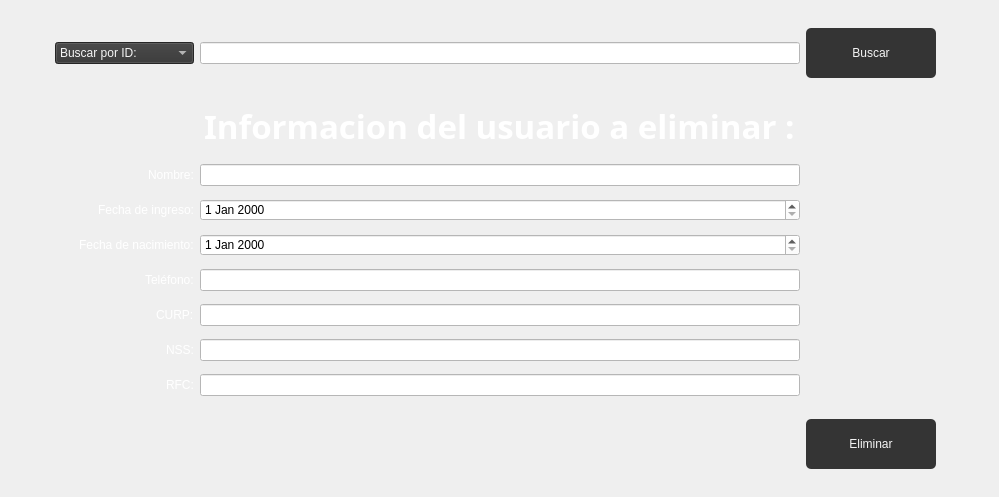
                    <widget class="QWidget" name="scrollAreaWidgetContents_7">
                     <property name="geometry">
                      <rect>
                       <x>0</x>
                       <y>0</y>
                       <width>999</width>
                       <height>497</height>
                      </rect>
                     </property>
                     <layout class="QGridLayout" name="gridLayout_65">
                      <item row="0" column="0" alignment="Qt::AlignRight">
                       <widget class="QComboBox" name="BuscarRegistradosCombobox_4">
                        <property name="contextMenuPolicy">
                         <enum>Qt::DefaultContextMenu</enum>
                        </property>
                        <property name="styleSheet">
                         <string notr="true">font: 63 20pt &quot;Bahnschrift SemiBold SemiConden&quot;;
border: .5px solid #e6b31e;
background-color: rgb(52, 52, 52);
color: whitesmoke;</string>
                        </property>
                        <item>
                         <property name="text">
                          <string>Buscar por ID:</string>
                         </property>
                        </item>
                        <item>
                         <property name="text">
                          <string>Buscar por Nombre:</string>
                         </property>
                        </item>
                        <item>
                         <property name="text">
                          <string/>
                         </property>
                        </item>
                       </widget>
                      </item>
                      <item row="0" column="1" alignment="Qt::AlignHCenter">
                       <widget class="QLineEdit" name="ID_BuscarEliminarPaciente_2">
                        <property name="minimumSize">
                         <size>
                          <width>600</width>
                          <height>0</height>
                         </size>
                        </property>
                        <property name="styleSheet">
                         <string notr="true">font: 63 20pt &quot;Bahnschrift SemiBold SemiConden&quot;;
background-color: rgb(255, 255, 255);
</string>
                        </property>
                       </widget>
                      </item>
                      <item row="0" column="2" alignment="Qt::AlignLeft">
                       <widget class="QPushButton" name="BuscarBotonEliminar_2">
                        <property name="minimumSize">
                         <size>
                          <width>130</width>
                          <height>70</height>
                         </size>
                        </property>
                        <property name="cursor">
                         <cursorShape>PointingHandCursor</cursorShape>
                        </property>
                        <property name="styleSheet">
                         <string notr="true">QPushButton{
	background-color: #343434;
	font: 87 14pt &quot;Arial Black&quot;;
	color: whitesmoke;
	border-radius: 5px;
	border: .5px solid #e6b31e;
	margin: 10 px;
	right-margin: 10px;
}

QPushButton:hover{
	background-color: #e6b31e;
	font: 87 14pt &quot;Arial Black&quot;;
	color: whitesmoke;
	border-radius: 5px;
	border: 1.5px solid #343434;
	margin: 10 px;
	right-margin: 10px;
}

</string>
                        </property>
                        <property name="text">
                         <string>Buscar</string>
                        </property>
                       </widget>
                      </item>
                      <item row="1" column="1" alignment="Qt::AlignHCenter">
                       <widget class="QLabel" name="label_66">
                        <property name="maximumSize">
                         <size>
                          <width>600</width>
                          <height>50</height>
                         </size>
                        </property>
                        <property name="palette">
                         <palette>
                          <active>
                           <colorrole role="WindowText">
                            <brush brushstyle="SolidPattern">
                             <color alpha="255">
                              <red>255</red>
                              <green>255</green>
                              <blue>255</blue>
                             </color>
                            </brush>
                           </colorrole>
                           <colorrole role="Button">
                            <brush brushstyle="SolidPattern">
                             <color alpha="255">
                              <red>35</red>
                              <green>31</green>
                              <blue>32</blue>
                             </color>
                            </brush>
                           </colorrole>
                           <colorrole role="Text">
                            <brush brushstyle="SolidPattern">
                             <color alpha="255">
                              <red>255</red>
                              <green>255</green>
                              <blue>255</blue>
                             </color>
                            </brush>
                           </colorrole>
                           <colorrole role="ButtonText">
                            <brush brushstyle="SolidPattern">
                             <color alpha="255">
                              <red>255</red>
                              <green>255</green>
                              <blue>255</blue>
                             </color>
                            </brush>
                           </colorrole>
                           <colorrole role="Base">
                            <brush brushstyle="SolidPattern">
                             <color alpha="255">
                              <red>35</red>
                              <green>31</green>
                              <blue>32</blue>
                             </color>
                            </brush>
                           </colorrole>
                           <colorrole role="Window">
                            <brush brushstyle="SolidPattern">
                             <color alpha="255">
                              <red>35</red>
                              <green>31</green>
                              <blue>32</blue>
                             </color>
                            </brush>
                           </colorrole>
                          </active>
                          <inactive>
                           <colorrole role="WindowText">
                            <brush brushstyle="SolidPattern">
                             <color alpha="255">
                              <red>255</red>
                              <green>255</green>
                              <blue>255</blue>
                             </color>
                            </brush>
                           </colorrole>
                           <colorrole role="Button">
                            <brush brushstyle="SolidPattern">
                             <color alpha="255">
                              <red>35</red>
                              <green>31</green>
                              <blue>32</blue>
                             </color>
                            </brush>
                           </colorrole>
                           <colorrole role="Text">
                            <brush brushstyle="SolidPattern">
                             <color alpha="255">
                              <red>255</red>
                              <green>255</green>
                              <blue>255</blue>
                             </color>
                            </brush>
                           </colorrole>
                           <colorrole role="ButtonText">
                            <brush brushstyle="SolidPattern">
                             <color alpha="255">
                              <red>255</red>
                              <green>255</green>
                              <blue>255</blue>
                             </color>
                            </brush>
                           </colorrole>
                           <colorrole role="Base">
                            <brush brushstyle="SolidPattern">
                             <color alpha="255">
                              <red>35</red>
                              <green>31</green>
                              <blue>32</blue>
                             </color>
                            </brush>
                           </colorrole>
                           <colorrole role="Window">
                            <brush brushstyle="SolidPattern">
                             <color alpha="255">
                              <red>35</red>
                              <green>31</green>
                              <blue>32</blue>
                             </color>
                            </brush>
                           </colorrole>
                          </inactive>
                          <disabled>
                           <colorrole role="WindowText">
                            <brush brushstyle="SolidPattern">
                             <color alpha="255">
                              <red>255</red>
                              <green>255</green>
                              <blue>255</blue>
                             </color>
                            </brush>
                           </colorrole>
                           <colorrole role="Button">
                            <brush brushstyle="SolidPattern">
                             <color alpha="255">
                              <red>35</red>
                              <green>31</green>
                              <blue>32</blue>
                             </color>
                            </brush>
                           </colorrole>
                           <colorrole role="Text">
                            <brush brushstyle="SolidPattern">
                             <color alpha="255">
                              <red>255</red>
                              <green>255</green>
                              <blue>255</blue>
                             </color>
                            </brush>
                           </colorrole>
                           <colorrole role="ButtonText">
                            <brush brushstyle="SolidPattern">
                             <color alpha="255">
                              <red>255</red>
                              <green>255</green>
                              <blue>255</blue>
                             </color>
                            </brush>
                           </colorrole>
                           <colorrole role="Base">
                            <brush brushstyle="SolidPattern">
                             <color alpha="255">
                              <red>35</red>
                              <green>31</green>
                              <blue>32</blue>
                             </color>
                            </brush>
                           </colorrole>
                           <colorrole role="Window">
                            <brush brushstyle="SolidPattern">
                             <color alpha="255">
                              <red>35</red>
                              <green>31</green>
                              <blue>32</blue>
                             </color>
                            </brush>
                           </colorrole>
                          </disabled>
                         </palette>
                        </property>
                        <property name="font">
                         <font>
                          <family>Bahnschrift SemiBold SemiConden</family>
                          <pointsize>25</pointsize>
                          <weight>7</weight>
                          <italic>false</italic>
                          <bold>false</bold>
                         </font>
                        </property>
                        <property name="styleSheet">
                         <string notr="true">font: 63 25pt &quot;Bahnschrift SemiBold SemiConden&quot;;
color: rgb(255, 255, 255);</string>
                        </property>
                        <property name="text">
                         <string>&lt;html&gt;&lt;head/&gt;&lt;body&gt;&lt;p&gt;&lt;span style=&quot; font-weight:696; color:#ffffff;&quot;&gt;Informacion del usuario a eliminar :&lt;/span&gt;&lt;/p&gt;&lt;/body&gt;&lt;/html&gt;</string>
                        </property>
                       </widget>
                      </item>
                      <item row="2" column="0" alignment="Qt::AlignRight">
                       <widget class="QLabel" name="label_64">
                        <property name="styleSheet">
                         <string notr="true">font: 63 22pt &quot;Bahnschrift SemiBold SemiConden&quot;;
color: rgb(255, 255, 255);</string>
                        </property>
                        <property name="text">
                         <string>Nombre:</string>
                        </property>
                       </widget>
                      </item>
                      <item row="2" column="1" alignment="Qt::AlignHCenter">
                       <widget class="QLineEdit" name="NombreRegistrar_3">
                        <property name="minimumSize">
                         <size>
                          <width>600</width>
                          <height>0</height>
                         </size>
                        </property>
                        <property name="cursor">
                         <cursorShape>CrossCursor</cursorShape>
                        </property>
                        <property name="styleSheet">
                         <string notr="true">font: 63 20pt &quot;Bahnschrift SemiBold SemiConden&quot;;
background-color: rgb(255, 255, 255);
</string>
                        </property>
                       </widget>
                      </item>
                      <item row="3" column="0" alignment="Qt::AlignRight">
                       <widget class="QLabel" name="label_65">
                        <property name="styleSheet">
                         <string notr="true">font: 63 22pt &quot;Bahnschrift SemiBold SemiConden&quot;;
color: rgb(255, 255, 255);</string>
                        </property>
                        <property name="text">
                         <string>Fecha de ingreso:</string>
                        </property>
                       </widget>
                      </item>
                      <item row="3" column="1" alignment="Qt::AlignHCenter">
                       <widget class="QDateEdit" name="UltimaCitaRegistrar_3">
                        <property name="minimumSize">
                         <size>
                          <width>600</width>
                          <height>0</height>
                         </size>
                        </property>
                        <property name="styleSheet">
                         <string notr="true">font: 63 20pt &quot;Bahnschrift SemiBold SemiConden&quot;;
background-color: rgb(255, 255, 255);</string>
                        </property>
                       </widget>
                      </item>
                      <item row="4" column="0" alignment="Qt::AlignRight">
                       <widget class="QLabel" name="label_52">
                        <property name="styleSheet">
                         <string notr="true">font: 63 22pt &quot;Bahnschrift SemiBold SemiConden&quot;;
color: rgb(255, 255, 255);</string>
                        </property>
                        <property name="text">
                         <string>Fecha de nacimiento:</string>
                        </property>
                       </widget>
                      </item>
                      <item row="4" column="1" alignment="Qt::AlignHCenter">
                       <widget class="QDateEdit" name="FechaNacimientoRegistrar_3">
                        <property name="minimumSize">
                         <size>
                          <width>600</width>
                          <height>0</height>
                         </size>
                        </property>
                        <property name="styleSheet">
                         <string notr="true">font: 63 20pt &quot;Bahnschrift SemiBold SemiConden&quot;;
background-color: rgb(255, 255, 255);</string>
                        </property>
                       </widget>
                      </item>
                      <item row="5" column="0" alignment="Qt::AlignRight">
                       <widget class="QLabel" name="label_63">
                        <property name="styleSheet">
                         <string notr="true">font: 63 22pt &quot;Bahnschrift SemiBold SemiConden&quot;;
color: rgb(255, 255, 255);</string>
                        </property>
                        <property name="text">
                         <string>Teléfono:</string>
                        </property>
                       </widget>
                      </item>
                      <item row="5" column="1" alignment="Qt::AlignHCenter">
                       <widget class="QLineEdit" name="TelefonoRegistrar_3">
                        <property name="minimumSize">
                         <size>
                          <width>600</width>
                          <height>0</height>
                         </size>
                        </property>
                        <property name="styleSheet">
                         <string notr="true">font: 63 20pt &quot;Bahnschrift SemiBold SemiConden&quot;;
background-color: rgb(255, 255, 255);
</string>
                        </property>
                       </widget>
                      </item>
                      <item row="6" column="0" alignment="Qt::AlignRight">
                       <widget class="QLabel" name="label_62">
                        <property name="styleSheet">
                         <string notr="true">font: 63 22pt &quot;Bahnschrift SemiBold SemiConden&quot;;
color: rgb(255, 255, 255);</string>
                        </property>
                        <property name="text">
                         <string>CURP:</string>
                        </property>
                       </widget>
                      </item>
                      <item row="6" column="1" alignment="Qt::AlignHCenter">
                       <widget class="QLineEdit" name="AlergiasRegistrar_3">
                        <property name="minimumSize">
                         <size>
                          <width>600</width>
                          <height>0</height>
                         </size>
                        </property>
                        <property name="styleSheet">
                         <string notr="true">font: 63 20pt &quot;Bahnschrift SemiBold SemiConden&quot;;
background-color: rgb(255, 255, 255);
</string>
                        </property>
                       </widget>
                      </item>
                      <item row="7" column="0" alignment="Qt::AlignRight">
                       <widget class="QLabel" name="label_61">
                        <property name="styleSheet">
                         <string notr="true">font: 63 22pt &quot;Bahnschrift SemiBold SemiConden&quot;;
color: rgb(255, 255, 255);</string>
                        </property>
                        <property name="text">
                         <string>NSS:</string>
                        </property>
                       </widget>
                      </item>
                      <item row="7" column="1" alignment="Qt::AlignHCenter">
                       <widget class="QLineEdit" name="EnfermedadesRegistrar_3">
                        <property name="minimumSize">
                         <size>
                          <width>600</width>
                          <height>0</height>
                         </size>
                        </property>
                        <property name="styleSheet">
                         <string notr="true">font: 63 20pt &quot;Bahnschrift SemiBold SemiConden&quot;;
background-color: rgb(255, 255, 255);
</string>
                        </property>
                       </widget>
                      </item>
                      <item row="8" column="0" alignment="Qt::AlignRight">
                       <widget class="QLabel" name="label_68">
                        <property name="styleSheet">
                         <string notr="true">font: 63 22pt &quot;Bahnschrift SemiBold SemiConden&quot;;
color: rgb(255, 255, 255);</string>
                        </property>
                        <property name="text">
                         <string>RFC:</string>
                        </property>
                       </widget>
                      </item>
                      <item row="8" column="1" alignment="Qt::AlignHCenter">
                       <widget class="QLineEdit" name="MedicamentosRegistrar_3">
                        <property name="minimumSize">
                         <size>
                          <width>600</width>
                          <height>0</height>
                         </size>
                        </property>
                        <property name="styleSheet">
                         <string notr="true">font: 63 20pt &quot;Bahnschrift SemiBold SemiConden&quot;;
background-color: rgb(255, 255, 255);
</string>
                        </property>
                       </widget>
                      </item>
                      <item row="9" column="2" alignment="Qt::AlignLeft">
                       <widget class="QPushButton" name="EliminarPacienteBoton_2">
                        <property name="minimumSize">
                         <size>
                          <width>130</width>
                          <height>70</height>
                         </size>
                        </property>
                        <property name="cursor">
                         <cursorShape>PointingHandCursor</cursorShape>
                        </property>
                        <property name="styleSheet">
                         <string notr="true">QPushButton{
	background-color: #343434;
	font: 87 14pt &quot;Arial Black&quot;;
	color: whitesmoke;
	border-radius: 5px;
	border: .5px solid #e6b31e;
	margin: 10 px;
	right-margin: 10px;
}

QPushButton:hover{
	background-color: #e6b31e;
	font: 87 14pt &quot;Arial Black&quot;;
	color: whitesmoke;
	border-radius: 5px;
	border: 1.5px solid #343434;
	margin: 10 px;
	right-margin: 10px;
}

</string>
                        </property>
                        <property name="text">
                         <string>Eliminar</string>
                        </property>
                       </widget>
                      </item>
                     </layout>
                    </widget>
